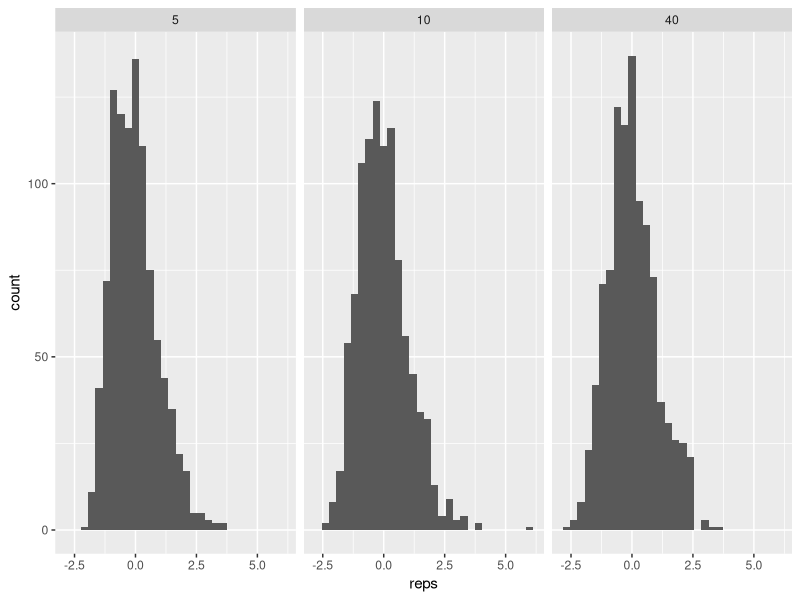
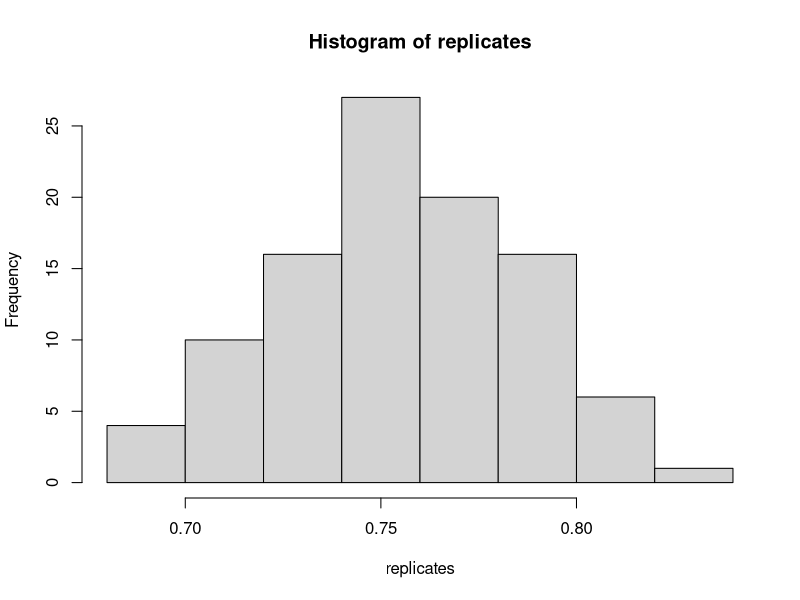

Write the R code that produced these figures, in order.
## ---- chunk 1
library(ggplot2)
## ---- chunk 2
Nrep <- 1000
nvals <- c(5, 10, 40)
lambda <- 1 / 5
# True rate parameter in the exponential.
truemean <- 1 / lambda
# Mean of exp is 1/rate
truevar <- 1 / lambda**2
# var of exp is 1/rate^2.
# We will store our results in a data frame with columns
# reps : Each entry is a centered, scaled sample mean.
# n : the sample size (= 20, 50, 100)
nvec <- rep(nvals, each = Nrep)
reps <- rep(NA, Nrep * length(nvals))
results <- data.frame("n" = as.factor(nvec), "reps" = reps)
# Now let's run our experiment
for (n in nvals) {
  centered_scaled <- rep(NA, Nrep)
  for (i in 1:Nrep) {
    # Repeat expt Nrep times for this n value.
    sample <- rexp(n = n, rate = lambda)
    centered_scaled[i] <- (mean(sample) - truemean) / sqrt(truevar / n)
  }
  results[results$n == n, ]$reps <- centered_scaled
}
# Now let's plot, with one histogram for each of those n values.
pp <- ggplot(results, aes(x = reps))
pp <- pp + geom_histogram(aes())
pp <- pp + facet_wrap(~n)
pp
## ---- chunk 3
ptrue <- 0.8
# 80% of widgets are functional.
n <- 200
# We'll examine 200 widgets.
data <- rbinom(1, size = n, p = ptrue)
## ---- chunk 4
compute_phat <- function(sample) {
  # TODO: code goes here.

  # You'll call this like compute_phat( data ), where data is
  # like the variable data in the code block above.
  # Your function should return a single number, ideally between 0 and 1,
  # since it is supposed to be an estimate of probability p.
  return(sample/n)
}
## ---- chunk 5
resample_and_estimate <- function(phat, nsamp) {
  # TODO: write code that

    # 1) Samples from a Binomial with success probability phat and size nsamp (phat will be our estimate based on data, nsamp is the size parameter, which we know)
  data_star = rbinom(n = 1, size = nsamp, prob = phat)
  # 2) Compute an estimate of p from that new sample (i.e, by taking the sample mean.)
  p_star = data_star/n
  # 3) Return that estimate. Something like 'return sample_mean'
  return(p_star)
}
## ---- chunk 6
Nrep <- 100
# Feel free to increase this once you are confident your code works!
replicates <- rep(NA, Nrep)
# Store replicates here.
# Just repeating this code from above to remind us of the true params.
ptrue <- 0.8
# 80% of widgets are functional.
n <- 200
# We'll examine 200 widgets.
data <- rbinom(1, size = n, p = ptrue)
# TODO: add a line of code here to get an estimate for ptrue (e.g, using a function you defined above)
phat = compute_phat(data)
for (i in 1:Nrep) {
  replicates[i] <- resample_and_estimate(phat = phat, nsamp = n) # TODO: fix this to store a single replicate!
}
## ---- chunk 7
# 90% Simulated Confidence Interval!!

alpha = .1
hist(replicates)

lowerBound = alpha/2
upperBound = 1-(alpha/2)

quantile(replicates, probs = c(lowerBound, upperBound))
# TODO: use the quantile() function to get a CI from the variable `replicates`.
## ---- chunk 8
# Number of experiments, which we call "trials" below and in lecture
Nexpt <- 5000
ptrue <- 0.8
n <- 200

alpha = 0.1
lowerBound = alpha/2
upperBound = 1 - (alpha/2)

# Increase this once you are sure your code works.
ptrue_in_CI <- rep(NA, Nexpt)
for (i in 1:Nexpt) {
  data = rbinom(n = 1, size = n, prob = ptrue)
  phat = compute_phat(data)
  # TODO: Call a function here that computes a CI, like run_trial from lecture
  B = 500
  replicates = rep(NA, B)
  for (j in 1:B) {
    replicates[j] <- resample_and_estimate(phat = phat, nsamp = n)
  }
  bounds = quantile(replicates, probs = c(lowerBound, upperBound))
  if (ptrue > unname(bounds[1]) && ptrue < unname(bounds[2])) {
    ptrue_in_CI[i] <- TRUE # TODO: update this to be a Boolean that says whether or not ptrue was in the CI on this trial.
  } else {
    ptrue_in_CI[i] <- FALSE
  }
}
sum(ptrue_in_CI) / Nexpt
# Compute how many of the trials managed to "catch" ptrue.
## ---- chunk 9
xbar <- data / n
# Reminder: data is just a single number, here.
varhat <- (data/n) * (n - data)/n
## ---- chunk 10
alpha = .1
z_star = abs(qnorm(alpha/2, mean = 0, sd = 1))
upperBound = xbar + z_star*sqrt(varhat/n)
lowerBound = xbar - z_star*sqrt(varhat/n)

interval = c(lowerBound, upperBound)
interval
